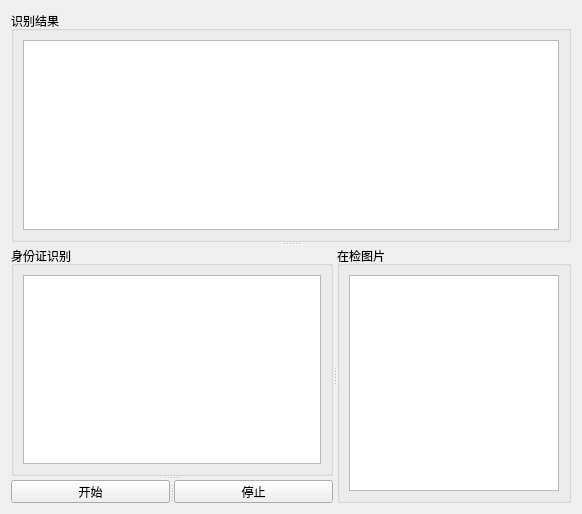
            <widget class="QWidget" name="page_12">
             <layout class="QGridLayout" name="gridLayout_37">
              <item row="0" column="0">
               <widget class="QSplitter" name="splitter_24">
                <property name="orientation">
                 <enum>Qt::Vertical</enum>
                </property>
                <widget class="QGroupBox" name="groupBox_22">
                 <property name="title">
                  <string>识别结果</string>
                 </property>
                 <layout class="QGridLayout" name="gridLayout_34">
                  <item row="0" column="0">
                   <widget class="QTextEdit" name="textEdit_11"/>
                  </item>
                 </layout>
                </widget>
                <widget class="QSplitter" name="splitter_25">
                 <property name="orientation">
                  <enum>Qt::Horizontal</enum>
                 </property>
                 <widget class="QSplitter" name="splitter_26">
                  <property name="orientation">
                   <enum>Qt::Vertical</enum>
                  </property>
                  <widget class="QGroupBox" name="groupBox_23">
                   <property name="title">
                    <string>身份证识别</string>
                   </property>
                   <layout class="QGridLayout" name="gridLayout_35">
                    <item row="0" column="0">
                     <widget class="QTextEdit" name="textEdit_12"/>
                    </item>
                   </layout>
                  </widget>
                  <widget class="QSplitter" name="splitter_27">
                   <property name="orientation">
                    <enum>Qt::Horizontal</enum>
                   </property>
                   <widget class="QPushButton" name="pushButton_32">
                    <property name="minimumSize">
                     <size>
                      <width>159</width>
                      <height>23</height>
                     </size>
                    </property>
                    <property name="maximumSize">
                     <size>
                      <width>159</width>
                      <height>23</height>
                     </size>
                    </property>
                    <property name="text">
                     <string>开始</string>
                    </property>
                   </widget>
                   <widget class="QPushButton" name="pushButton_33">
                    <property name="minimumSize">
                     <size>
                      <width>159</width>
                      <height>23</height>
                     </size>
                    </property>
                    <property name="maximumSize">
                     <size>
                      <width>159</width>
                      <height>23</height>
                     </size>
                    </property>
                    <property name="text">
                     <string>停止</string>
                    </property>
                   </widget>
                  </widget>
                 </widget>
                 <widget class="QGroupBox" name="groupBox_24">
                  <property name="title">
                   <string>在检图片</string>
                  </property>
                  <layout class="QGridLayout" name="gridLayout_36">
                   <item row="0" column="0">
                    <widget class="QTableView" name="tableView_7"/>
                   </item>
                  </layout>
                 </widget>
                </widget>
               </widget>
              </item>
             </layout>
            </widget>
